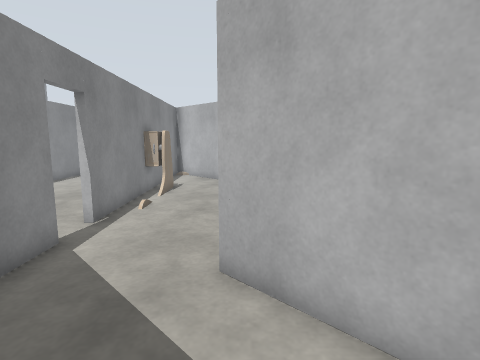
[1] (above)

24 first-person views from a walk through a robot-simulator world made for Gazebo. The camera is 1.3 m above the floor, tilts 8° down and sees 80° across. The floor is counted in squares, 0.5 m on a side. Each view is taken from the middle of a square. On the plan, view 1 faces up. The plan holds only what a view shows up to about 19 squares ahead; the rest is blank. The place goes on beyond the plan. Some stock models are drawn as simple stand-ins.

[2]
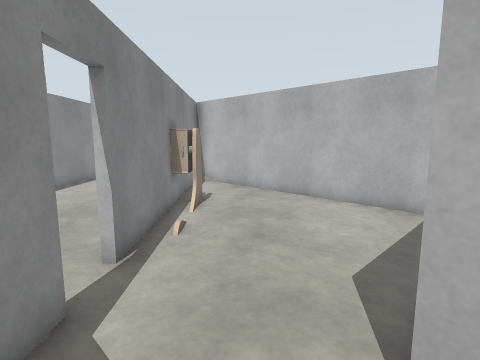

[3]
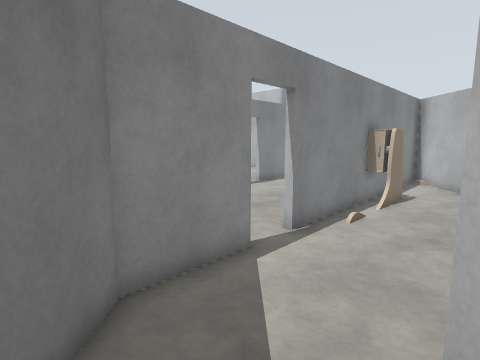

[4]
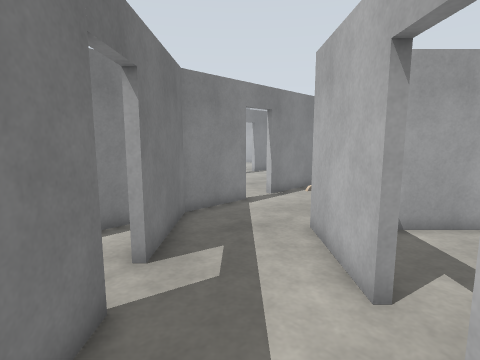

[5]
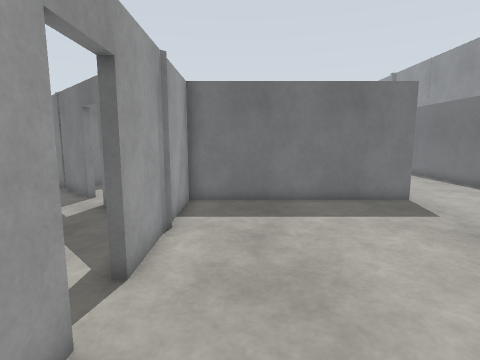

[6]
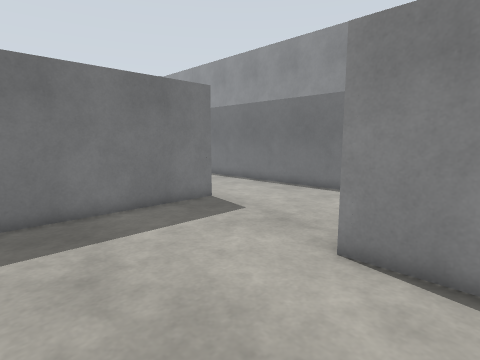

[7]
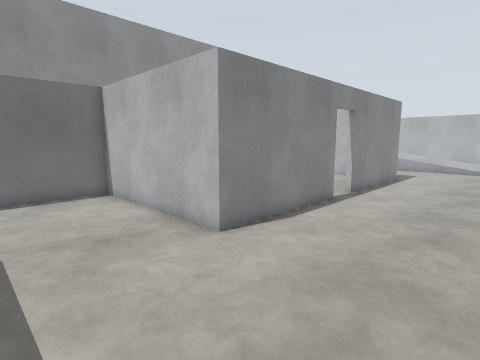

[8]
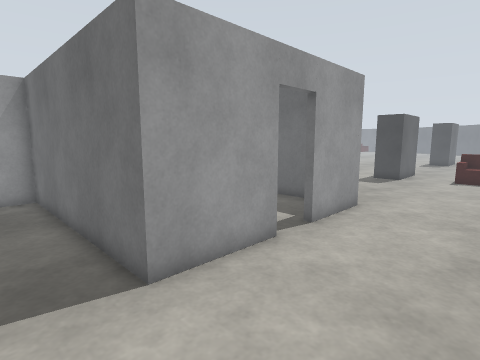

[9]
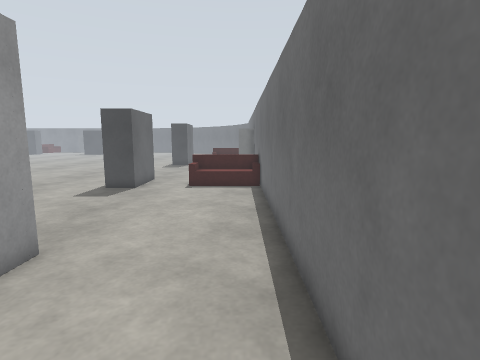

[10]
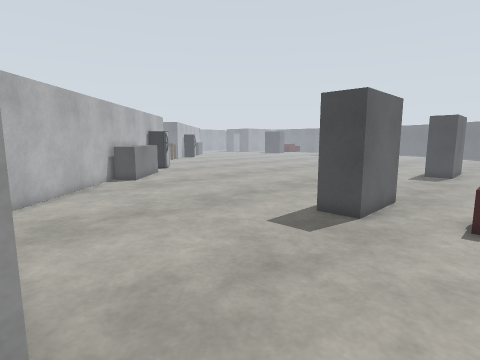

[11]
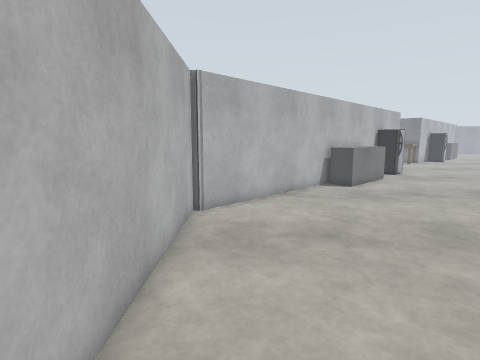

[12]
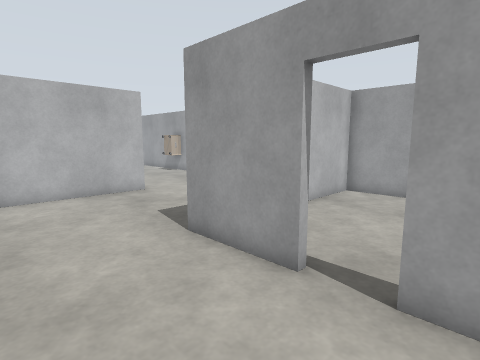

[13]
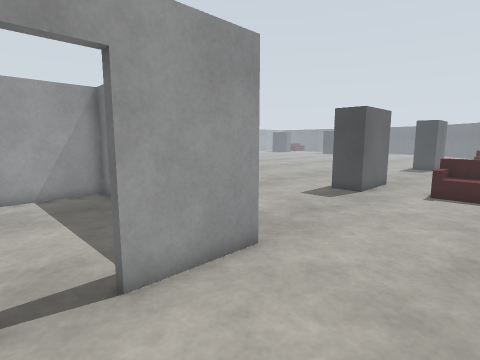

[14]
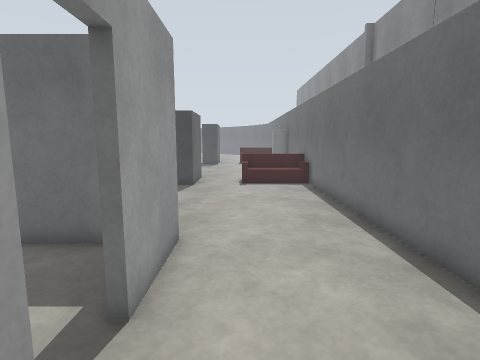

[15]
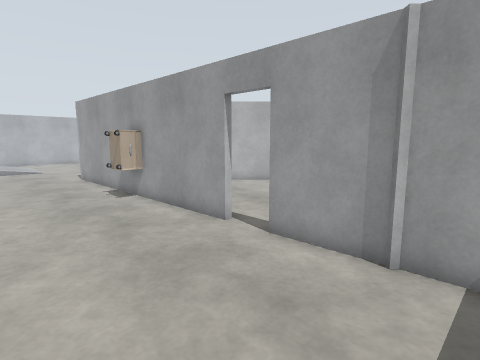

[16]
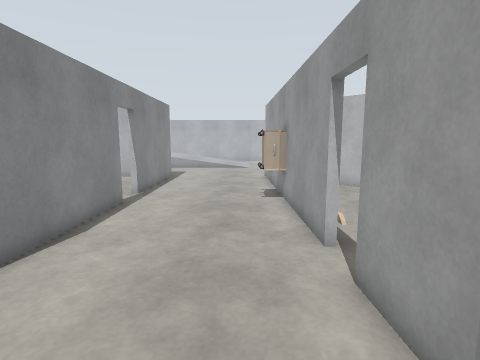

[17]
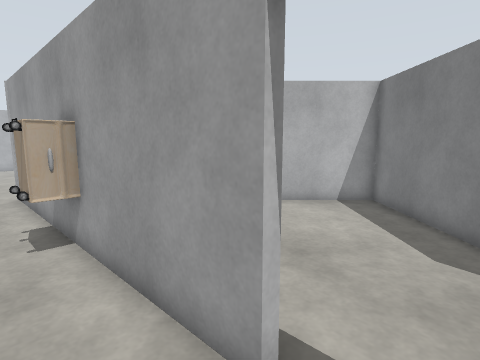

[18]
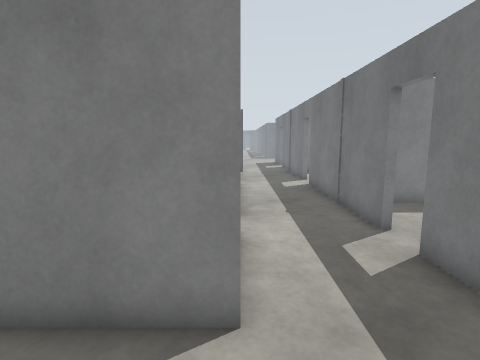

[19]
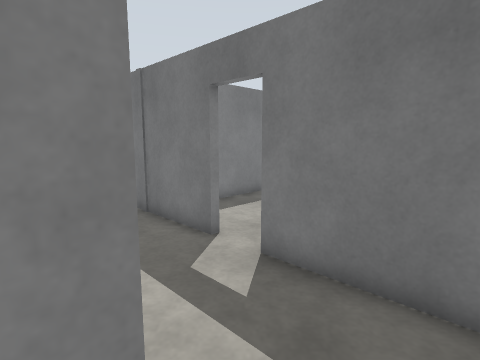

[20]
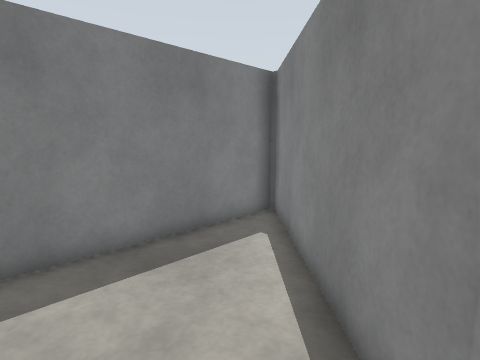

[21]
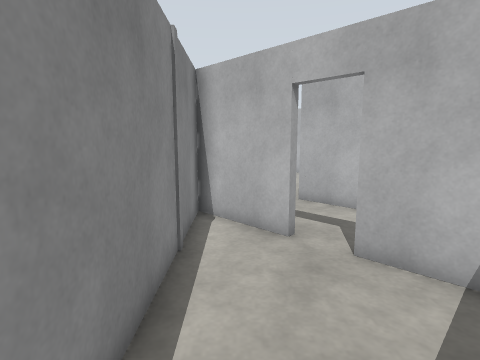

[22]
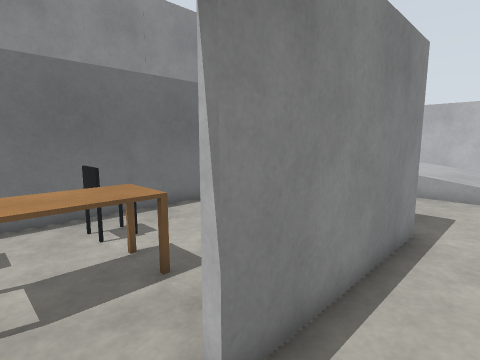

[23]
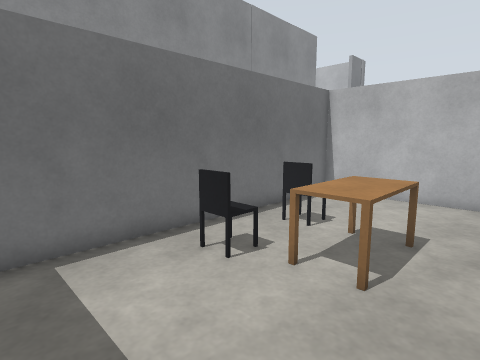

[24]
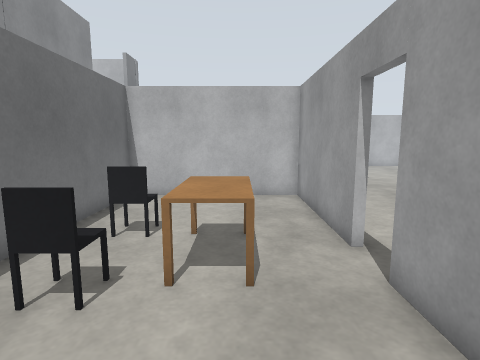

### Floor plan
Points are (right, up) in squares from view 1. A wall is a line through its corners. A room is listed if a view was taken in it or the views show most of it. See-through windows are left out.
Room 1 (views 1, 2, 3, 4, 18, 19)
walls: (-4.6, 7) (-4.5, 3.7) (-1.5, 0.6); (4.5, 12.8) (-4.8, 22.2) (-4.6, 8.8); (-5, 14.5) (-5, 15.5); (2.5, 2.5) (-0.4, 5.4) (4.5, 10.3); (-0.2, -0.6) (4.1, -4.9)
ways out: open door at (-5, 7.5) to room 2; open door at (-1, 0) to room 3; open door at (3, 2)
objects: desk (-6, 14) to (-4, 16)
Room 2 (views 5, 6, 7, 8, 9, 10, 11, 12, 13, 14, 15, 16, 17, 22)
walls: (-14.4, -4) (-14.4, -0.3) (-4.8, -0.3) (-4.8, 3.7); (-14.4, -9.4) (-14.4, -5.8); (-4.8, 3.8) (-4.9, 7); (-4.9, 8.8) (-5, 14.5); (-12, 14) (-12, 7.2) (-20.2, 7.2) (-20.2, -19.5); (-5, 15.5) (-5.2, 22.5); (4.3, -18.5) (-4.6, -9.6) (-4.6, -9.3) (-13.2, -9.3); (-12, 22.5) (-12, 15.7)
ways out: open door at (-5, 7.5) to room 1; open door at (-12, 14.5) to room 4; open door at (-14, -4.5) to room 5
objects: sofa (-19, -19) to (-16, -19); TV cabinet (-13, -19) to (-12, -18); counter (1, -19) to (3, -17)
Room 3 (views 20, 21)
walls: (1.2, -2.4) (-0.4, -0.8); (-1.7, 0.4) (-4.5, 3.3) (-4.3, -9.8) (1.5, -4)
ways out: open door at (-1, 0) to room 1
Room 4 (views 23, 24)
walls: (-12.3, 15.7) (-12.3, 22.4) (-20.2, 22.4) (-20.2, 9.4); (-12.3, 11.9) (-12.3, 14)
ways out: open door at (-12, 14.5) to room 2
objects: office chair (-18, 13) to (-17, 14); office chair (-18, 16) to (-17, 17); table (-16, 14) to (-15, 17)
Room 5 (no view inside)
walls: (-12.6, -9) (-10.4, -9); (-4.7, -3.4) (-4.8, -0.6) (-8.5, -0.6); (-4.6, -9) (-4.7, -5)
ways out: open door at (-14, -4.5) to room 2

Positions as (right, up) in squares from view 1, and headings:
1: (0, 0), facing up
2: (-2, 3), facing up
3: (0, 2), facing up-left
4: (4, -2), facing up-left
5: (-7, 12), facing down
6: (-6, 10), facing down-left
7: (-6, 2), facing up-left
8: (-19, 2), facing down-right
9: (-19, -3), facing down
10: (-17, -9), facing down-right
11: (-15, -11), facing right
12: (-19, -7), facing up-right
13: (-19, -4), facing down-right
14: (-16, -2), facing down
15: (-11, 2), facing up-right
16: (-7, 2), facing up
17: (-7, 7), facing up-right
18: (-3, 8), facing down-right
19: (-1, 7), facing down
20: (-3, 1), facing down
21: (-3, -7), facing up
22: (-10, 14), facing up-left
23: (-13, 9), facing up-left
24: (-15, 9), facing up
